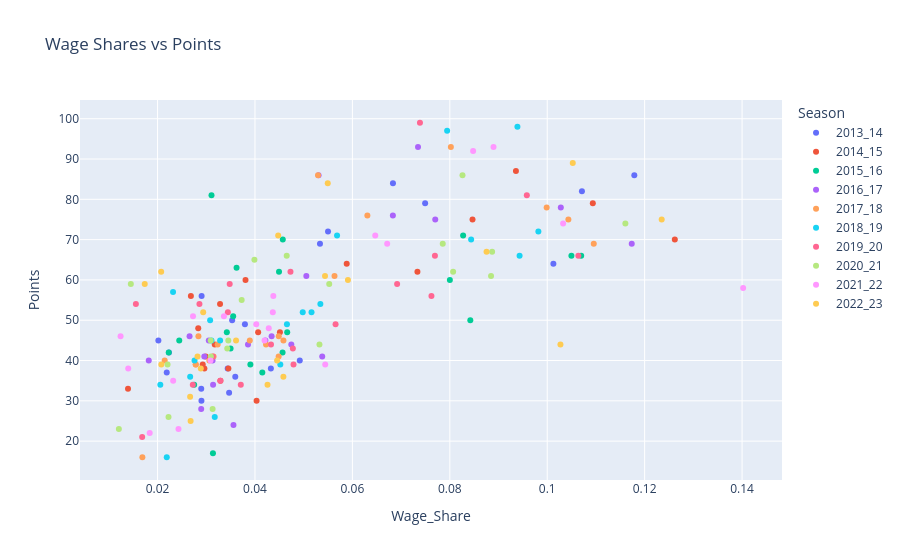

The notebook cell saved with this chart:
### Markdown cell above
**Observations:** There seems to be a correlation between teams spending more on wages anually performing better, where teams in-between 100 to 150 million earn over 80 points which is enough for Champions League Football. However, some teams that break the budget end up underperforming, causing pressure of big spending equaling poor results.

### Code cell
# Scatterplot of Wage Share vs Points (Clubs are hovered over to show club names)
fig6 = px.scatter(df, x='Wage_Share', y='Pts', hover_data=['Squad', 'Season'], color = 'Season', title='Wage Shares vs Points', labels={'Share of league wage bill': 'Share of league wage bill', 'Pts': 'Points'})
fig6.show()

### Figure 1 — Plotly figure (JSON) as saved in the notebook; plotly's stock layout.template omitted (floating-point values rounded to 4 significant figures)
{"data": [{"customdata": [["Manchester City", "2013_14"], ["Chelsea", "2013_14"], ["Manchester Utd", "2013_14"], ["Arsenal", "2013_14"], ["Liverpool", "2013_14"], ["Everton", "2013_14"], ["Tottenham", "2013_14"], ["West Ham", "2013_14"], ["Sunderland", "2013_14"], ["Newcastle", "2013_14"], ["West Brom", "2013_14"], ["Stoke City", "2013_14"], ["Fulham", "2013_14"], ["Aston Villa", "2013_14"], ["Southampton", "2013_14"], ["Cardiff City", "2013_14"], ["Norwich City", "2013_14"], ["Swansea City", "2013_14"], ["Hull City", "2013_14"], ["Crystal Palace", "2013_14"]], "hovertemplate": "Season=%{customdata[1]}<br>Wage_Share=%{x}<br>Points=%{y}<br>Squad=%{customdata[0]}<extra></extra>", "legendgroup": "2013_14", "marker": {"color": "#636efa", "symbol": "circle"}, "mode": "markers", "name": "2013_14", "orientation": "v", "showlegend": true, "type": "scatter", "x": [0.1179, 0.1071, 0.1013, 0.07493, 0.06833, 0.055, 0.05334, 0.0492, 0.04326, 0.03794, 0.03595, 0.03531, 0.03469, 0.03439, 0.02904, 0.02901, 0.02896, 0.02233, 0.02188, 0.02017], "xaxis": "x", "y": [86, 82, 64, 79, 84, 72, 69, 40, 38, 49, 36, 50, 32, 38, 56, 30, 33, 42, 37, 45], "yaxis": "y"}, {"customdata": [["Manchester Utd", "2014_15"], ["Manchester City", "2014_15"], ["Chelsea", "2014_15"], ["Arsenal", "2014_15"], ["Liverpool", "2014_15"], ["Tottenham", "2014_15"], ["Everton", "2014_15"], ["West Ham", "2014_15"], ["QPR", "2014_15"], ["Southampton", "2014_15"], ["Sunderland", "2014_15"], ["Hull City", "2014_15"], ["Stoke City", "2014_15"], ["West Brom", "2014_15"], ["Leicester City", "2014_15"], ["Aston Villa", "2014_15"], ["Newcastle", "2014_15"], ["Crystal Palace", "2014_15"], ["Swansea City", "2014_15"], ["Burnley", "2014_15"]], "hovertemplate": "Season=%{customdata[1]}<br>Wage_Share=%{x}<br>Points=%{y}<br>Squad=%{customdata[0]}<extra></extra>", "legendgroup": "2014_15", "marker": {"color": "#EF553B", "symbol": "circle"}, "mode": "markers", "name": "2014_15", "orientation": "v", "showlegend": true, "type": "scatter", "x": [0.1262, 0.1094, 0.09357, 0.08466, 0.07335, 0.05883, 0.04512, 0.04065, 0.04033, 0.03805, 0.03454, 0.0329, 0.03283, 0.03173, 0.02988, 0.02961, 0.02927, 0.02835, 0.02684, 0.01393], "xaxis": "x", "y": [70, 79, 87, 75, 62, 64, 47, 47, 30, 60, 38, 35, 54, 44, 41, 38, 39, 48, 56, 33], "yaxis": "y"}, {"customdata": [["Manchester City", "2015_16"], ["Manchester Utd", "2015_16"], ["Chelsea", "2015_16"], ["Arsenal", "2015_16"], ["Liverpool", "2015_16"], ["Everton", "2015_16"], ["Tottenham", "2015_16"], ["Crystal Palace", "2015_16"], ["West Ham", "2015_16"], ["Newcastle", "2015_16"], ["Sunderland", "2015_16"], ["Southampton", "2015_16"], ["Stoke City", "2015_16"], ["West Brom", "2015_16"], ["Swansea City", "2015_16"], ["Aston Villa", "2015_16"], ["Leicester City", "2015_16"], ["Norwich City", "2015_16"], ["Watford", "2015_16"], ["Bournemouth", "2015_16"]], "hovertemplate": "Season=%{customdata[1]}<br>Wage_Share=%{x}<br>Points=%{y}<br>Squad=%{customdata[0]}<extra></extra>", "legendgroup": "2015_16", "marker": {"color": "#00cc96", "symbol": "circle"}, "mode": "markers", "name": "2015_16", "orientation": "v", "showlegend": true, "type": "scatter", "x": [0.107, 0.105, 0.08421, 0.08273, 0.08001, 0.04661, 0.04571, 0.04566, 0.04494, 0.0415, 0.03905, 0.03622, 0.03552, 0.03498, 0.03422, 0.03137, 0.03107, 0.02752, 0.02445, 0.02229], "xaxis": "x", "y": [66, 66, 50, 71, 60, 47, 70, 42, 62, 37, 39, 63, 51, 43, 47, 17, 81, 34, 45, 42], "yaxis": "y"}, {"customdata": [["Manchester Utd", "2016_17"], ["Manchester City", "2016_17"], ["Arsenal", "2016_17"], ["Chelsea", "2016_17"], ["Liverpool", "2016_17"], ["Crystal Palace", "2016_17"], ["Tottenham", "2016_17"], ["Everton", "2016_17"], ["Leicester City", "2016_17"], ["Southampton", "2016_17"], ["West Ham", "2016_17"], ["Stoke City", "2016_17"], ["Sunderland", "2016_17"], ["Hull City", "2016_17"], ["Watford", "2016_17"], ["West Brom", "2016_17"], ["Swansea City", "2016_17"], ["Middlesbrough", "2016_17"], ["Bournemouth", "2016_17"], ["Burnley", "2016_17"]], "hovertemplate": "Season=%{customdata[1]}<br>Wage_Share=%{x}<br>Points=%{y}<br>Squad=%{customdata[0]}<extra></extra>", "legendgroup": "2016_17", "marker": {"color": "#ab63fa", "symbol": "circle"}, "mode": "markers", "name": "2016_17", "orientation": "v", "showlegend": true, "type": "scatter", "x": [0.1173, 0.1028, 0.07701, 0.07347, 0.06831, 0.05381, 0.05306, 0.05054, 0.04746, 0.04341, 0.04213, 0.03856, 0.03558, 0.0314, 0.03129, 0.03052, 0.0296, 0.02896, 0.02657, 0.01819], "xaxis": "x", "y": [69, 78, 75, 93, 76, 41, 86, 61, 44, 46, 45, 44, 24, 34, 40, 45, 41, 28, 46, 40], "yaxis": "y"}, {"customdata": [["Manchester Utd", "2017_18"], ["Arsenal", "2017_18"], ["Manchester City", "2017_18"], ["Chelsea", "2017_18"], ["Liverpool", "2017_18"], ["Everton", "2017_18"], ["Tottenham", "2017_18"], ["West Ham", "2017_18"], ["Southampton", "2017_18"], ["Crystal Palace", "2017_18"], ["Leicester City", "2017_18"], ["West Brom", "2017_18"], ["Stoke City", "2017_18"], ["Swansea City", "2017_18"], ["Watford", "2017_18"], ["Bournemouth", "2017_18"], ["Newcastle", "2017_18"], ["Brighton", "2017_18"], ["Burnley", "2017_18"], ["Huddersfield", "2017_18"]], "hovertemplate": "Season=%{customdata[1]}<br>Wage_Share=%{x}<br>Points=%{y}<br>Squad=%{customdata[0]}<extra></extra>", "legendgroup": "2017_18", "marker": {"color": "#FFA15A", "symbol": "circle"}, "mode": "markers", "name": "2017_18", "orientation": "v", "showlegend": true, "type": "scatter", "x": [0.1096, 0.1043, 0.09988, 0.08021, 0.06308, 0.05633, 0.05294, 0.04584, 0.04488, 0.04486, 0.04227, 0.03893, 0.03234, 0.0315, 0.03064, 0.02839, 0.02783, 0.02783, 0.02146, 0.01688], "xaxis": "x", "y": [69, 75, 78, 93, 76, 61, 86, 45, 46, 41, 44, 45, 44, 41, 40, 46, 39, 39, 40, 16], "yaxis": "y"}, {"customdata": [["Chelsea", "2018_19"], ["Manchester Utd", "2018_19"], ["Manchester City", "2018_19"], ["Arsenal", "2018_19"], ["Liverpool", "2018_19"], ["Tottenham", "2018_19"], ["Everton", "2018_19"], ["West Ham", "2018_19"], ["Leicester City", "2018_19"], ["Crystal Palace", "2018_19"], ["Southampton", "2018_19"], ["Bournemouth", "2018_19"], ["Fulham", "2018_19"], ["Newcastle", "2018_19"], ["Watford", "2018_19"], ["Burnley", "2018_19"], ["Brighton", "2018_19"], ["Wolves", "2018_19"], ["Huddersfield", "2018_19"], ["Cardiff City", "2018_19"]], "hovertemplate": "Season=%{customdata[1]}<br>Wage_Share=%{x}<br>Points=%{y}<br>Squad=%{customdata[0]}<extra></extra>", "legendgroup": "2018_19", "marker": {"color": "#19d3f3", "symbol": "circle"}, "mode": "markers", "name": "2018_19", "orientation": "v", "showlegend": true, "type": "scatter", "x": [0.09818, 0.09432, 0.09388, 0.08437, 0.07945, 0.05685, 0.05342, 0.05161, 0.0498, 0.04656, 0.0452, 0.03284, 0.03174, 0.03107, 0.03079, 0.02759, 0.02669, 0.02318, 0.02189, 0.02056], "xaxis": "x", "y": [72, 66, 98, 70, 97, 71, 54, 52, 52, 49, 39, 45, 26, 45, 50, 40, 36, 57, 16, 34], "yaxis": "y"}, {"customdata": [["Manchester Utd", "2019_20"], ["Manchester City", "2019_20"], ["Chelsea", "2019_20"], ["Arsenal", "2019_20"], ["Liverpool", "2019_20"], ["Tottenham", "2019_20"], ["Everton", "2019_20"], ["West Ham", "2019_20"], ["Crystal Palace", "2019_20"], ["Leicester City", "2019_20"], ["Newcastle", "2019_20"], ["Watford", "2019_20"], ["Wolves", "2019_20"], ["Southampton", "2019_20"], ["Aston Villa", "2019_20"], ["Brighton", "2019_20"], ["Burnley", "2019_20"], ["Bournemouth", "2019_20"], ["Norwich City", "2019_20"], ["Sheffield United", "2019_20"]], "hovertemplate": "Season=%{customdata[1]}<br>Wage_Share=%{x}<br>Points=%{y}<br>Squad=%{customdata[0]}<extra></extra>", "legendgroup": "2019_20", "marker": {"color": "#FF6692", "symbol": "circle"}, "mode": "markers", "name": "2019_20", "orientation": "v", "showlegend": true, "type": "scatter", "x": [0.1064, 0.09581, 0.07694, 0.07623, 0.07387, 0.06918, 0.05655, 0.04791, 0.04777, 0.04729, 0.04329, 0.03709, 0.03481, 0.03443, 0.03289, 0.03133, 0.0286, 0.02723, 0.01684, 0.01555], "xaxis": "x", "y": [66, 81, 66, 56, 99, 59, 49, 39, 43, 62, 44, 34, 59, 52, 35, 41, 54, 34, 21, 54], "yaxis": "y"}, {"customdata": [["Manchester Utd", "2020_21"], ["Chelsea", "2020_21"], ["Arsenal", "2020_21"], ["Manchester City", "2020_21"], ["Tottenham", "2020_21"], ["Liverpool", "2020_21"], ["Everton", "2020_21"], ["Crystal Palace", "2020_21"], ["Leicester City", "2020_21"], ["West Ham", "2020_21"], ["Aston Villa", "2020_21"], ["Newcastle", "2020_21"], ["Southampton", "2020_21"], ["Fulham", "2020_21"], ["Brighton", "2020_21"], ["Wolves", "2020_21"], ["West Brom", "2020_21"], ["Burnley", "2020_21"], ["Leeds United", "2020_21"], ["Sheffield United", "2020_21"]], "hovertemplate": "Season=%{customdata[1]}<br>Wage_Share=%{x}<br>Points=%{y}<br>Squad=%{customdata[0]}<extra></extra>", "legendgroup": "2020_21", "marker": {"color": "#B6E880", "symbol": "circle"}, "mode": "markers", "name": "2020_21", "orientation": "v", "showlegend": true, "type": "scatter", "x": [0.116, 0.08868, 0.08846, 0.0826, 0.08068, 0.07855, 0.05524, 0.05324, 0.04651, 0.03988, 0.03727, 0.03453, 0.03431, 0.0313, 0.03095, 0.03091, 0.02225, 0.02205, 0.01451, 0.01205], "xaxis": "x", "y": [74, 67, 61, 86, 62, 69, 59, 44, 66, 65, 55, 45, 43, 28, 41, 45, 26, 39, 59, 23], "yaxis": "y"}, {"customdata": [["Manchester Utd", "2021_22"], ["Chelsea", "2021_22"], ["Manchester City", "2021_22"], ["Liverpool", "2021_22"], ["Arsenal", "2021_22"], ["Tottenham", "2021_22"], ["Everton", "2021_22"], ["West Ham", "2021_22"], ["Leicester City", "2021_22"], ["Crystal Palace", "2021_22"], ["Aston Villa", "2021_22"], ["Newcastle", "2021_22"], ["Wolves", "2021_22"], ["Southampton", "2021_22"], ["Brighton", "2021_22"], ["Watford", "2021_22"], ["Burnley", "2021_22"], ["Norwich City", "2021_22"], ["Leeds United", "2021_22"], ["Brentford", "2021_22"]], "hovertemplate": "Season=%{customdata[1]}<br>Wage_Share=%{x}<br>Points=%{y}<br>Squad=%{customdata[0]}<extra></extra>", "legendgroup": "2021_22", "marker": {"color": "#FF97FF", "symbol": "circle"}, "mode": "markers", "name": "2021_22", "orientation": "v", "showlegend": true, "type": "scatter", "x": [0.1402, 0.1033, 0.08897, 0.08478, 0.06714, 0.06469, 0.05442, 0.04377, 0.04366, 0.04283, 0.04197, 0.04026, 0.03362, 0.03087, 0.02728, 0.02429, 0.0232, 0.01839, 0.01398, 0.0124], "xaxis": "x", "y": [58, 74, 93, 92, 69, 71, 39, 56, 52, 48, 45, 49, 51, 40, 51, 23, 35, 22, 38, 46], "yaxis": "y"}, {"customdata": [["Manchester Utd", "2022_23"], ["Manchester City", "2022_23"], ["Chelsea", "2022_23"], ["Liverpool", "2022_23"], ["Tottenham", "2022_23"], ["Arsenal", "2022_23"], ["Aston Villa", "2022_23"], ["Everton", "2022_23"], ["Newcastle", "2022_23"], ["West Ham", "2022_23"], ["Leicester City", "2022_23"], ["Crystal Palace", "2022_23"], ["Fulham", "2022_23"], ["Nottingham", "2022_23"], ["Wolves", "2022_23"], ["Southampton", "2022_23"], ["Leeds United", "2022_23"], ["Bournemouth", "2022_23"], ["Brighton", "2022_23"], ["Brentford", "2022_23"]], "hovertemplate": "Season=%{customdata[1]}<br>Wage_Share=%{x}<br>Points=%{y}<br>Squad=%{customdata[0]}<extra></extra>", "legendgroup": "2022_23", "marker": {"color": "#FECB52", "symbol": "circle"}, "mode": "markers", "name": "2022_23", "orientation": "v", "showlegend": true, "type": "scatter", "x": [0.1235, 0.1052, 0.1027, 0.08754, 0.05908, 0.05494, 0.05438, 0.04583, 0.04477, 0.04454, 0.04257, 0.03611, 0.02937, 0.02887, 0.0282, 0.02678, 0.02668, 0.02077, 0.02074, 0.01737], "xaxis": "x", "y": [75, 89, 44, 67, 60, 84, 61, 36, 71, 40, 34, 45, 52, 38, 41, 25, 31, 39, 62, 59], "yaxis": "y"}], "layout": {"legend": {"title": {"text": "Season"}, "tracegroupgap": 0}, "title": {"text": "Wage Shares vs Points"}, "xaxis": {"anchor": "y", "domain": [0, 1], "title": {"text": "Wage_Share"}}, "yaxis": {"anchor": "x", "domain": [0, 1], "title": {"text": "Points"}}}}
